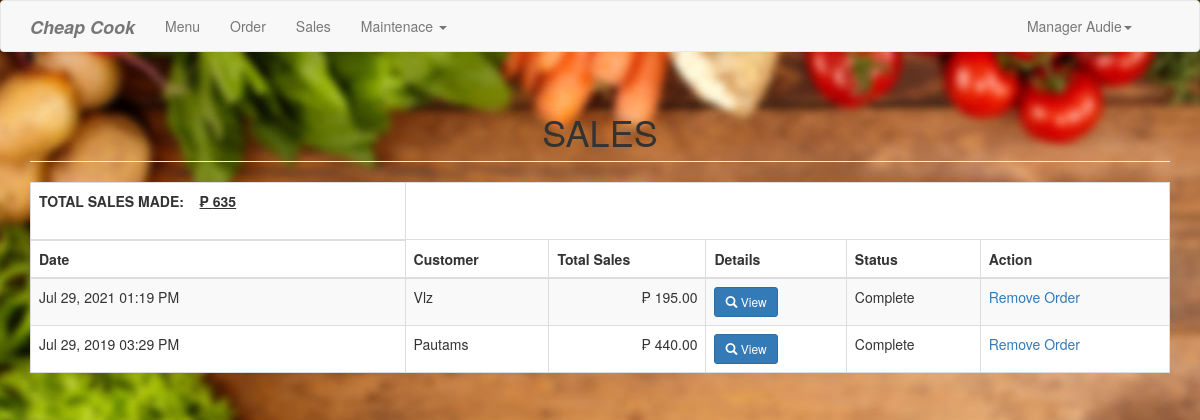
Page /sales.php (signed in) on the committed database.
### tables this page shows
CREATE TABLE `purchase` (
  `purchaseid` int(11) NOT NULL,
  `customer` varchar(50) NOT NULL,
  `total` double NOT NULL,
  `date_purchase` datetime NOT NULL,
  `status` varchar(100) NOT NULL
);

### sales.php (the view, shortened to what this page needs)
<?php include('header.php'); ?>
<body>
<?php include('navbar.php'); ?>
<div class="container">
	<h1 class="page-header text-center">SALES</h1>
	<table class="table table-striped table-bordered"  style="background-color: white;">
		<thead><th><b>TOTAL SALES MADE:</b>&nbsp&nbsp&nbsp <u>&#8369
				<?php	include('conn.php');
					$sql = "SELECT SUM(`total`) FROM `purchase`";
					$res = $conn->query($sql);
					if($res->num_rows > 0) {
						while($row = $res->fetch_assoc()){
							echo $row['SUM(`total`)'];
						}
					}
				?>
		</u>
		<br><br>
			</th></thead>
			<thead>
			<th>Date</th>
			<th>Customer</th>
			<th>Total Sales</th>
			<th>Details</th>
			<th>Status</th>
			<th>Action</th>
		</thead>
		<tbody>
			<?php
				$sql="select * from purchase order by purchaseid desc";
				$query=$conn->query($sql);
				while($row=$query->fetch_array()){
					?>
					<tr>
						<td><?php echo date('M d, Y h:i A', strtotime($row['date_purchase'])) ?></td>
						<td><?php echo $row['customer']; ?></td>
						<td class="text-right">&#8369; <?php echo number_format($row['total'], 2); ?></td>
						<td><a href="#details<?php echo $row['purchaseid']; ?>" data-toggle="modal" class="btn btn-primary btn-sm"><span class="glyphicon glyphicon-search"></span> View </a>
						</td>
						<td><?php echo $row['status']; ?></td>
						<td>
					<?php if($row['status']=='Complete'){?>
					<a href="queue.php?remove=<?php echo $row['purchaseid']; ?>" class="remove" >Remove Order</a>
					<?php }?>	</td>
					</tr>
					<?php
				}
			?>
		</tbody>
	</table>
</div>
</body>
</html>

### sales.php (style rules this page uses)
body { background-image: url("upload/bg1.jpg") }

### rows in the picture
purchase: date_purchase "Jul 29, 2021 01:19 PM", customer "Vlz", total "195.00", status "Complete"
purchase: date_purchase "Jul 29, 2019 03:29 PM", customer "Pautams", total "440.00", status "Complete"

### other values in the picture
$username "Audie"
$row['SUM(`total`)'] "635"
